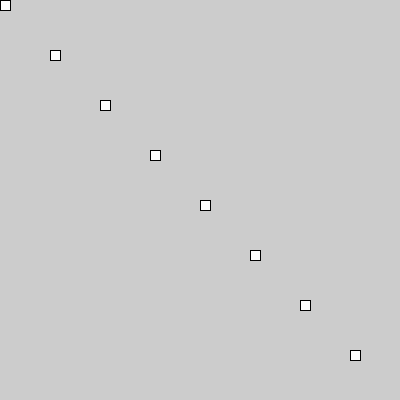
Frame 1 (no input)
Frame 60 (the mouse pressed at the canvas centre just before this capture): identical to frame 1, image omitted
Frame 120 (the mouse held since frame 60 and released just before this capture): identical to frame 1, image omitted

The Processing sketch that drew this single still picture (run headless with seeded random() and noise(); from frame 60 on, the mouse is pressed at the canvas centre):

// Processing sketch: double_for_loop
// ── double_for_loop.pde
void setup() {
  size(400, 400);
}

void draw() {
  for (int x = 0; x < width; x+=50) {
    for (int y = 0; y < height; y +=50) {
      if (x == y) 
        rect(x, y, 10, 10);
    }
  }
}
